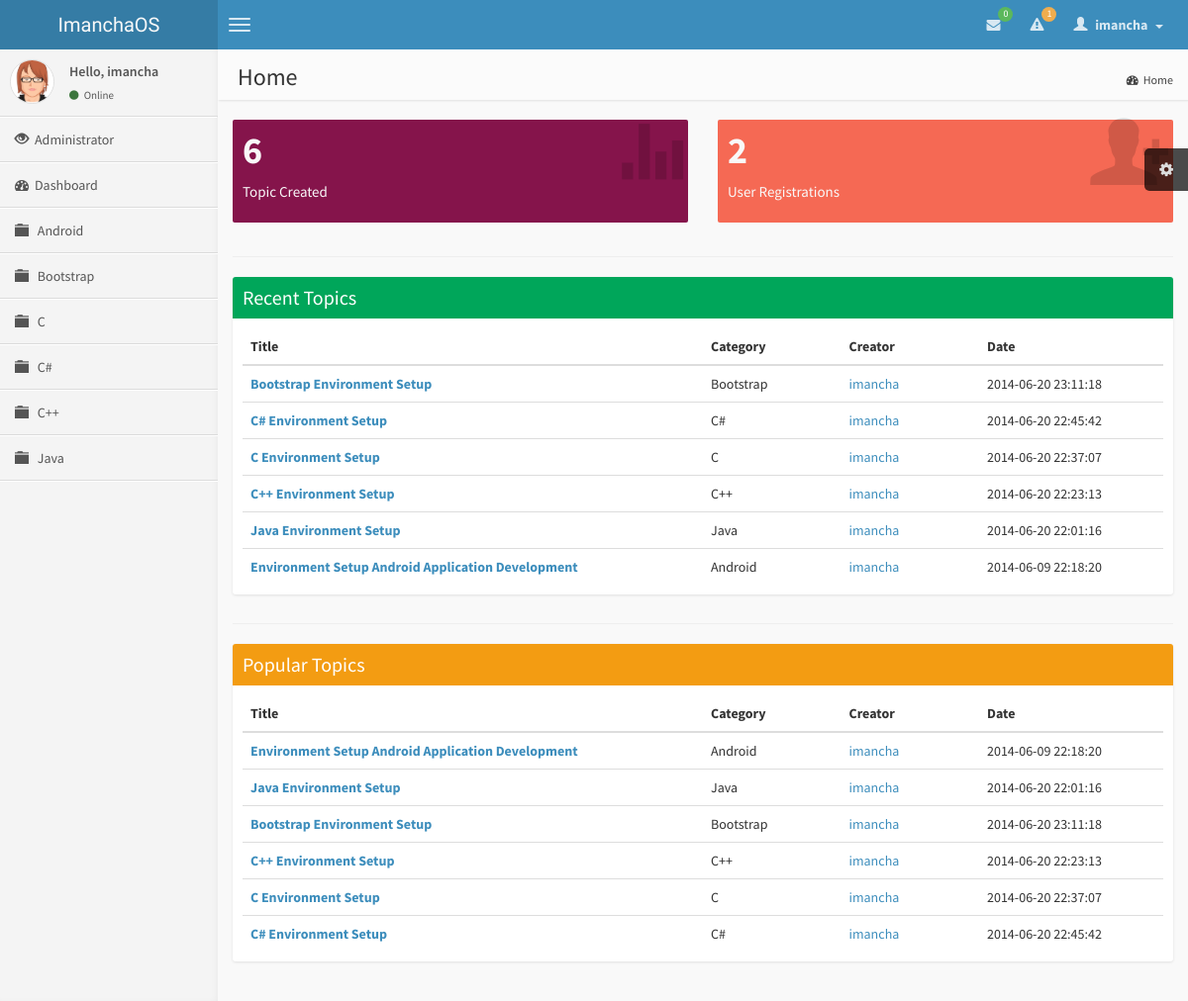
Screenshot of / (signed in) with the database file from the repository.
### tables this page shows
CREATE TABLE IF NOT EXISTS `category` (
  `id_category` int(11) NOT NULL AUTO_INCREMENT,
  `name_category` varchar(30) NOT NULL,
  `description` varchar(50) NOT NULL,
  PRIMARY KEY (`id_category`)
);

CREATE TABLE IF NOT EXISTS `topic` (
  `id_topic` int(11) NOT NULL AUTO_INCREMENT,
  `id_category` int(11) NOT NULL,
  `title_topic` varchar(100) NOT NULL,
  `answers` int(11) NOT NULL DEFAULT '0',
  `views` int(11) NOT NULL DEFAULT '0',
  `date_topic` datetime NOT NULL,
  `reply_date_topic` datetime DEFAULT NULL,
  `creator_topic` varchar(30) NOT NULL,
  `last_post_by` varchar(30) NOT NULL,
  PRIMARY KEY (`id_topic`),
  KEY `id_category` (`id_category`),
  KEY `creator_topic` (`creator_topic`),
  KEY `last_post_by` (`last_post_by`)
);

### index.php (the view, shortened to what this page needs)
<?php include_once('function.inc');
	$sql = "SELECT * FROM topic";
	$res = mysql_query($sql) or die(mysql_error());
	$topic = mysql_num_rows($res);
	$sql = "SELECT * FROM user";
	$res = mysql_query($sql) or die(mysql_error());
	$user = mysql_num_rows($res);
	$sql = "SELECT * FROM topic ORDER BY date_topic DESC LIMIT 10";
	$res = mysql_query($sql) or die(mysql_error());
	if(mysql_num_rows($res) > 0){
		$content .= '<h4 class="page-header"></h4>
								 <div class="box box-solid box-success">
									<div class="box-header"><h3 class="box-title">Recent Topics</h3></div>
									<div class="box-body table-responsive">
										<table class="table table-hover" id="recent">
											<thead><tr><th width="50%">Title</th><th width="15%">Category</th><th width="15%">Creator</th><th width="20%">Date</th></tr></thead>
											<tbody>';
											while($row = mysql_fetch_array($res)){
												$sql0 = "SELECT name_category FROM category WHERE id_category='".$row['id_category']."' LIMIT 1";
												$res0 = mysql_query($sql0) or die(mysql_error());
												if(mysql_num_rows($res0) == 1)
													$row0 = mysql_fetch_array($res0);
												$sql1 = "SELECT id FROM user WHERE username='".$row['creator_topic']."' LIMIT 1";
												$res1 = mysql_query($sql1) or die(mysql_error());
												if(mysql_num_rows($res1) == 1){
													$row1 = mysql_fetch_array($res1);
													if(isset($_SESSION['id']))
														$profile = 'href="profile.php?user='.$row1['id'].'"';
													else
														$profile = 'href="#required" data-toggle="modal" data-target="#login-modal"';
												}
												$content .= '<tr><td><a href="topic.php?cid='.$row['id_category'].'&tid='.$row['id_topic'].'&title='.$row['title_topic'].'"><b>'.$row['title_topic'].'</b></a></td><td>'.$row0['name_category'].'</td><td><a '.$profile.'>'.$row['creator_topic'].'</a></td><td>'.$row['date_topic'].'</td></tr>';
											}
		$content .=	'			</tbody>
										</table>
									</div>
								</div>';
	}
	$sql = "SELECT * FROM topic ORDER BY views DESC LIMIT 10";
	$res = mysql_query($sql) or die(mysql_error());
	if(mysql_num_rows($res) > 0){
		$content .= '<h4 class="page-header"></h4>
								 <div class="box box-solid box-warning">
									<div class="box-header"><h3 class="box-title">Popular Topics</h3></div>
									<div class="box-body table-responsive">
										<table class="table table-hover" id="recent">
											<thead><tr><th width="50%">Title</th><th width="15%">Category</th><th width="15%">Creator</th><th width="20%">Date</th></tr></thead><tbody>';
											while($row = mysql_fetch_array($res)){
												$sql0 = "SELECT name_category FROM category WHERE id_category='".$row['id_category']."' LIMIT 1";
												$res0 = mysql_query($sql0) or die(mysql_error());
												if(mysql_num_rows($res0) == 1)
													$row0 = mysql_fetch_array($res0);
												$content .= '<tr><td><a href="topic.php?cid='.$row['id_category'].'&tid='.$row['id_topic'].'&title='.$row['title_topic'].'"><b>'.$row['title_topic'].'</b></a></td><td>'.$row0['name_category'].'</td><td><a '.$profile.'>'.$row['creator_topic'].'</a></td><td>'.$row['date_topic'].'</td></tr>';
											}
		$content .=	'		</table>
									</div>
								</div>';
	}
  $title        = "Home";
  $description  = "";
?>
<!DOCTYPE html>
<html>
  <head>
	<link href="css/bootstrap.min.css" rel="stylesheet" type="text/css" />
	<link href="css/font-awesome.min.css" rel="stylesheet" type="text/css" />
	<link href="css/ionicons.min.css" rel="stylesheet" type="text/css" />
	<link href="css/imancha.css" rel="stylesheet" type="text/css" />
  </head>
  <body class="skin-blue">
    <header class="header"><?php navigation(); ?></header>
    <div class="wrapper row-offcanvas row-offcanvas-left">
      <aside class="left-side sidebar-offcanvas"><?php sidebar(); ?></aside>
      <aside class="right-side">
        <section class="content-header">
          <?php echo '<h1>'.$title.' <small>'.$description.'</small></h1>'; ?>
          <ol class="breadcrumb">
            <li><a href="index.php"><i class="fa fa-dashboard"></i><?php echo $title ?></a></li>
          </ol>
        </section>
        <section class="content">
					<div class="row">
						<div class="col-lg-6 col-xs-6">
							<div class="small-box bg-maroon">
								<div class="inner">
									<h3><?php echo $topic; ?></h3>
									<p>Topic Created</p>
								</div>
								<div class="icon">
									<i class="ion ion-stats-bars"></i>
								</div>
							</div>
						</div>
						<div class="col-lg-6 col-xs-6">
							<div class="small-box bg-red">
								<div class="inner">
									<h3><?php echo $user; ?></h3>
									<p>User Registrations</p>
								</div>
								<div class="icon">
									<i class="ion ion-person-add"></i>
								</div>
							</div>
						</div>
					</div>
					<div class="row">
						<div class="col-md-12">
							<?php echo $content; ?>
						</div>
					</div>
        </section>
      </aside>
    </div>
  </body>
</html>

### function.inc (shortened to what this page needs)
<?php session_start();
	function usermenu(){
		$sql = "SELECT * FROM message WHERE receiver_message='".$_SESSION['username']."' AND status_message='sent' ORDER BY date_message DESC";
		$res = mysql_query($sql) or die(mysql_error());
		$num = mysql_num_rows($res);
		if($num > 0){
			$message = '<li><ul class="menu">';
			while($row = mysql_fetch_assoc($res)){
				$id = $row['id_message'];
				$user = $row['user_message'];
				$content = $row['content_message'];
				$date = $row['date_message'];
				if(strlen($content) > 30){
					$content = substr($content,0,30) . "...";
				}
				$message .= '<li>
											<a href="messages.php?mid='.$id.'#'.$id.'">
												<div class="pull-left"><img src="img/avatar3.png" class="img-circle" alt="User Image"/></div>
												<h4>'.$user.' &nbsp;<span><small><i class="fa fa-clock-o"></i> '.$date.'</small></span></h4>
												<p>'.$content.'</p>
											</a>
										</li>';
			}
			$message .= '</ul></li>';
		}else{
			$message = '';
		}
		$sql = "SELECT * FROM notification WHERE id_user='".$_SESSION['id']."' AND status_notification='sent' ORDER BY date_notification DESC";
		$res = mysql_query($sql) or die(mysql_error());
		$mun = mysql_num_rows($res);
		if($mun > 0){
			$notification = '<li><ul class="menu">';
			while($row = mysql_fetch_array($res)){
				$notification .= '<li>
														<a href="notification.php?nid='.$row['id_notification'].'">
															<i class="fa fa-warning info"></i> <b>'.$row['user_notification'].'</b> &nbsp;'.$row['content_notification'].'
														</a>
													</li>';
			}
			$notification .= '</ul></li>';
		}else{
			$notification = '';
		}
		echo '<li class="dropdown messages-menu">
						<a href="#" class="dropdown-toggle" data-toggle="dropdown">
							<i class="fa fa-envelope"></i>
							<span class="label label-success">'.$num.'</span>
						</a>
						<ul class="dropdown-menu">
              <li class="header">You have '.$num.' messages</li>
              '.$message.'
              <li class="footer"><a href="messages.php">See All Messages</a></li>
            </ul>
          </li>
          <li class="dropdown notifications-menu">
            <a href="#" class="dropdown-toggle" data-toggle="dropdown">
              <i class="fa fa-warning"></i>
              <span class="label label-warning">'.$mun.'</span>
            </a>
            <ul class="dropdown-menu">
              <li class="header">You have '.$mun.' notifications</li>
              '.$notification.'
              <li class="footer"><a href="notification.php">View all</a></li>
            </ul>
          </li>
          <li class="dropdown user user-menu">
            <a href="#" class="dropdown-toggle" data-toggle="dropdown">
              <i class="glyphicon glyphicon-user"></i>
              <span>'.$_SESSION['username'].' &nbsp;<i class="caret"></i></span>
            </a>
            <ul class="dropdown-menu">
              <li class="user-header bg-light-blue">
                <img src="img/avatar3.png" class="img-circle" alt="User Image" />
                <p>'.$_SESSION['name'].'<small>Member since &nbsp;'.tanggal($_SESSION['date']).'</small></p>
              </li>
              <li class="user-body">
								<div class="col-xs-12 text-center"><a href="lockscreen.php">Lockscreen</a></div>
              </li>
              <li class="user-footer">
                <div class="pull-left"><a href="profile.php" class="btn btn-default btn-flat">Profile</a></div>
                <div class="pull-right"><a href="logout.php" class="btn btn-default btn-flat">Sign out</a></div>
              </li>
            </ul>
          </li>';
	}
	function topmenu(){
		if(isset($_SESSION['id'])){
			usermenu();
		}else{
			guestmenu();
		}
	}
	function navigation(){
		echo '<a href="index.php" class="logo">ImanchaOS</a>
          <nav class="navbar navbar-static-top" role="navigation">
            <a href="#" class="navbar-btn sidebar-toggle" data-toggle="offcanvas" role="button" title="Toggle Navigation">
              <span class="sr-only">Toggle navigation</span>
              <span class="icon-bar"></span>
              <span class="icon-bar"></span>
              <span class="icon-bar"></span>
            </a>
            <div class="navbar-right">
              <ul class="nav navbar-nav">';
                topmenu();
    echo '		</ul>
            </div>
          </nav>';
	}
	function sidebar(){
		if(isset($_SESSION['id'])){
			if($_SESSION['level'] == "admin")
				$dashboard = "<li><a href='admin.php'><i class='glyphicon glyphicon-eye-open'></i><span>Administrator</span></a></li>";
			$message = "<p>Hello, ".$_SESSION['username']."</p>";
			$dashboard .= "<li><a href='dashboard.php'><i class='fa fa-dashboard'></i><span>Dashboard</span></a></li>";
		}else{
			$message = "<p>Hello, Guest</p>";
			$dashboard = "";
		}
		echo '<section class="sidebar">
            <div class="user-panel">
                <div class="pull-left image">
                    <img src="img/avatar3.png" class="img-circle" alt="User Image" />
                </div>
                <div class="pull-left info">
									'.$message.'
									<a href="#"><i class="fa fa-circle text-success"></i> Online</a>
                </div>
            	</div>
            <ul class="sidebar-menu">'.$dashboard.'';
							$sql = "SELECT * FROM category ORDER BY name_category ASC";
							$res = mysql_query($sql) or die(mysql_error());
							if(mysql_num_rows($res) > 0){
								while($row = mysql_fetch_assoc($res)){
									$id = $row['id_category'];
									$name = $row['name_category'];
									if(isset($_GET['cid']) && ($_GET['cid'] == $id)){
										$active = "active";
										$icon = "glyphicon-folder-open";
									}else{
										$active = "";
										$icon = "glyphicon-folder-close";
									}
									echo '<li class='.$active.'>
													<a href="category.php?cid='.$id.'&title='.$name.'">
														<i class="glyphicon '.$icon.'"></i>
														<span>'.$name.'</span>
													</a>
												</li>';
								}
							}
    echo '	</ul>
      		</section>';
	}
	function tanggal($date){
		$Bulan = array("January", "February", "March", "April", "May", "June", "July", "August", "September", "October", "November", "December");
		$tahun = substr($date, 0, 4);
		$bulan = substr($date, 5, 2);
		$tgl   = substr($date, 8, 2);
		$result = $tgl . " " . $Bulan[(int)$bulan-1] . " ". $tahun;
		return($result);
	}
?>

### rows the page displays
category: name_category "Android"
category: name_category "Bootstrap"
category: name_category "C"
category: name_category "C#"
category: name_category "C++"
category: name_category "Java"
topic: title_topic "Bootstrap Environment Setup", id_category.name_category "Bootstrap", creator_topic "imancha", date_topic "2014-06-20 23:11:18"
topic: title_topic "C# Environment Setup", id_category.name_category "C#", creator_topic "imancha", date_topic "2014-06-20 22:45:42"
topic: title_topic "C Environment Setup", id_category.name_category "C", creator_topic "imancha", date_topic "2014-06-20 22:37:07"
topic: title_topic "C++ Environment Setup", id_category.name_category "C++", creator_topic "imancha", date_topic "2014-06-20 22:23:13"
topic: title_topic "Java Environment Setup", id_category.name_category "Java", creator_topic "imancha", date_topic "2014-06-20 22:01:16"
topic: title_topic "Environment Setup Android Application Development", id_category.name_category "Android", creator_topic "imancha", date_topic "2014-06-09 22:18:20"

### other values shown
$num "0"
$mun "1"
$_SESSION['username'] "imancha"
$title "Home"
$topic "6"
$user "2"
